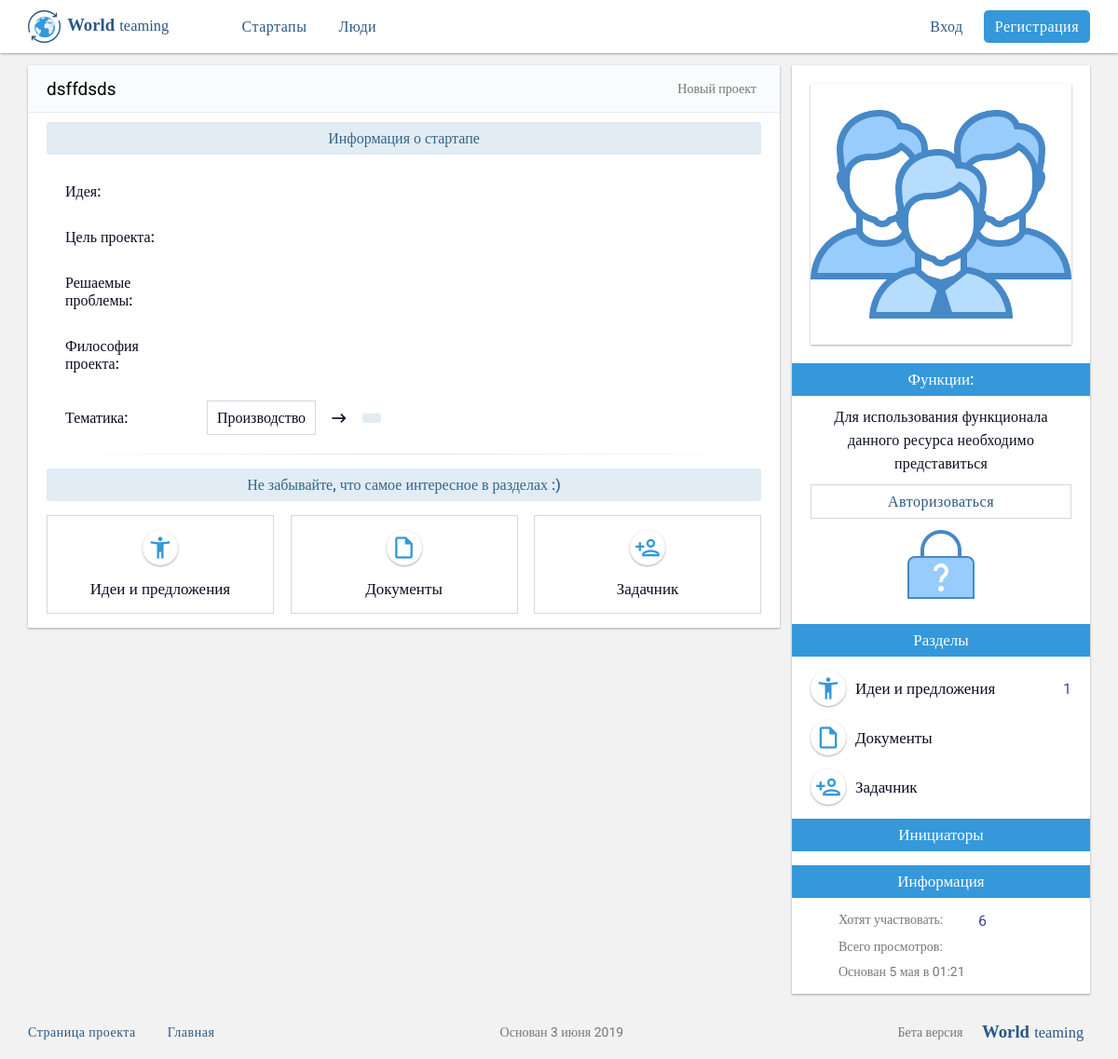
The page /startup-1 on the database its author committed.
### tables this page shows
CREATE TABLE `startups` (
  `id` int(13) NOT NULL,
  `date_born` datetime NOT NULL DEFAULT CURRENT_TIMESTAMP,
  `name` varchar(40) NOT NULL,
  `status` varchar(40) NOT NULL,
  `type` varchar(40) NOT NULL,
  `area` varchar(40) DEFAULT NULL,
  `people` int(13) NOT NULL,
  `views` int(16) DEFAULT NULL,
  `avatar_src` varchar(255) DEFAULT NULL
);

### startup.php (the view, shortened to what the rows shown need)
<?php include "header.php"; $getURLid = $_GET['id']; ?>
<?php
  if ($getURLid == 0 ) {
    echo '<script type="text/javascript">location="index.php"</script>';
  }  else {
$sqlStartup = "SELECT id ,date_born, name, status, type, area, people, views,avatar_src FROM startups WHERE id = :id";
$stmtStartup = $pdo->prepare($sqlStartup);
$stmtStartup->execute([':id' => $getURLid]);
$itemStartup = $stmtStartup->fetchAll(PDO::FETCH_ASSOC);
if (!$itemStartup) { ?>
    <style type="text/css">
      .not_foundSandU {
        width: 300px;
        position: relative;
        top: 70px;
        margin: 0 auto;
      }
      .not_foundSandU img {
        width: 300px;
        display: block;
        box-shadow: 0 1px 3px rgba(0,0,0,0.12), 0 1px 2px rgba(0,0,0,0.24);
      }
    </style>
    <div class="not_foundSandU">
        <img src="static/img/notFound.png">
    </div>
    </body>
    </html>
<?php } else {
$itemsStartup = $itemStartup[0];
$sqlStartupTxt = "SELECT idea ,purpose, problems, philosophy, comment  FROM startups_text WHERE parent_id = :parent_id";
$stmtStartupTxt = $pdo->prepare($sqlStartupTxt);
$stmtStartupTxt->execute([':parent_id' => $getURLid]);
$itemStartupTxt = $stmtStartupTxt->fetchAll(PDO::FETCH_ASSOC);
$itemsStartupTxt = $itemStartupTxt[0];
if ($itemsStartup['avatar_src']) {
    $Avatarka = "avatarsStartups/". $itemsStartup['avatar_src'];
} else {
    $Avatarka = "avatarsStartups/group.jpg";
}
?>
<?php include "static/startup/popupFunctions.php"; ?>
<link rel="stylesheet" type="text/css" href="static/startup/startup.css?v1">
<div class="wrap_with_Fo">
    <div id="startup_wrapper_2divs">
        <div id="startup_wrapper_left">
            <div id="navbar_startups_forum">
                <div id="navbar_startups_wrap_items">
                    <a href="" id="startups_main_UNDERNAME"><h1 class="item_h1_main"><?php echo $itemsStartup['name']; ?></h1></a>
                </div>
                <div class="selectAll"><?php echo $itemsStartup['status']; ?></div>
            </div>
            <div class="startup_wrap_padding">
                <div class="setting_groupWrap"><span>Информация о стартапе</span></div>
                <ul class="startup_about_items_wrap">
                    <li class="startup_about_items_wraPper">
                        <div class="startup_about_Mainitem"><strong>Идея:</strong></div>
                        <div class="startup_about_Appenditem txtControl"><?php echo $itemsStartupTxt['idea']; ?></div>
                    </li>
                    <li class="startup_about_items_wraPper">
                        <div class="startup_about_Mainitem"><strong>Цель проекта:</strong></div>
                        <div class="startup_about_Appenditem txtControl"><?php echo $itemsStartupTxt['purpose']; ?></div>
                    </li>
                    <li class="startup_about_items_wraPper">
                        <div class="startup_about_Mainitem"><strong>Решаемые<br>проблемы:</strong></div>
                        <div class="startup_about_Appenditem txtControl"><?php echo $itemsStartupTxt['problems']; ?></div>
                    </li>
                    <li class="startup_about_items_wraPper">
                        <div class="startup_about_Mainitem"><strong>Философия<br>проекта:</strong></div>
                        <div class="startup_about_Appenditem txtControl"><?php echo $itemsStartupTxt['philosophy']; ?></div>
                    </li>
                    <li class="startup_about_items_wraPper" id="startup_about_items_last">
                        <div class="startup_about_Mainitem"><strong>Тематика:</strong></div>
                        <div class="startup_about_Appenditem">
                            <div class="statrup_categoryBiz_wrap">
                                <div class="cg_MAIN_print"><?php echo $itemsStartup['type']; ?></div>
                                <i class="material-icons tranform_icon">keyboard_backspace</i>
                                <div class="cg_small_WRAPPER_DIV">
                                    <div class="cg_smallITEM"><?php echo $itemsStartup['area']; ?></div>
                                </div>
                            </div>
                        </div>
                    </li>
                </ul>
                <hr class="fancy-line">
                <div class="setting_groupWrapUn">Не забывайте, что самое интересное в разделах :)</div>
                <div class="startup_wrappRetake">
                    <a href="section_idea-<?php echo $getURLid; ?>" class="Retake_bigItem">
                        <div class="Retake_1_item">
                            <i class="material-icons-outlined">accessibility_new</i>
                        </div>
                        <div class="Retake_2_item"><span>Идеи и предложения</span></div>
                        <div class="Retake_3_item"><i class="material-icons">keyboard_backspace</i></div>
                    </a>
                    <a href="section_docs-<?php echo $getURLid; ?>" class="Retake_bigItem">
                        <div class="Retake_1_item">
                            <i class="material-icons-outlined">insert_drive_file</i>
                        </div>
                        <div class="Retake_2_item"><span>Документы</span></div>
                        <div class="Retake_3_item"><i class="material-icons">keyboard_backspace</i></div>
                    </a>
                    <a href="section_task-<?php echo $getURLid; ?>" class="Retake_bigItem">
                        <div class="Retake_1_item">
                            <i class="material-icons-outlined">person_add</i>
                        </div>
                        <div class="Retake_2_item"><span>Задачник</span></div>
                        <div class="Retake_3_item"><i class="material-icons">keyboard_backspace</i></div>
                    </a>
                </div>
            </div>
        </div>
        <div id="startup_wrapper_right">
            <?php include "startupRight.php"; ?>
        </div>
    </div>
<?php include "footer.php"; ?>
<?php } } ?>

### startupRight.php (shortened to what the rows shown need)
<?php  error_reporting(0);
$sqlCounts1 = "SELECT id FROM startup_forums_idea WHERE parent_id=:parent_id";
$stmtCounts1 = $pdo->prepare($sqlCounts1);
$stmtCounts1->execute([':parent_id' => $getURLid]);
$itemCounts1 = $stmtCounts1->fetchAll(PDO::FETCH_ASSOC);
$sqlCountsWant = "SELECT id FROM startup_want_do WHERE parent_id=:parent_id";
$stmtCountsWant = $pdo->prepare($sqlCountsWant);
$stmtCountsWant->execute([':parent_id' => $getURLid]);
$itemCountsWant = $stmtCountsWant->fetchAll(PDO::FETCH_ASSOC);
include_once('phpScripts/functionsAvatar.php');
include_once 'phpScripts/startupDate.php';
$dateWasBord = DateWordSt($itemsStartup['date_born'],"Основан");
?>
<link rel="stylesheet" type="text/css" href="static/startup/startupRight.css">
    <div id="startup_wrapper_img">
        <img src="<?php echo $Avatarka; ?>">
    </div>
    <div id="startup_functions_wrap">
        <div class="startup_right_h2"><h2>Функции:</h2></div>
<div class="startup_wrap_padding">
        <?php if (empty($_SESSION['auth']) || $_SESSION['auth'] == false) { ?>
            <div class="goLoginBlock">Для использования <b>функционала</b> данного ресурса необходимо представиться<a class="goLoginBTN" href="signin">Авторизоваться</a><a href="signin"><center><img style="padding-top: 10px;" src="static/img/goLogin.png"></center></a><span></span></div>
        <?php } else {
        if ($itemverify) {
          if ($itemsverify['verify'] > 1 && $itemsverify['verify'] < 4) { ?>
              <div class="startup_functions_wrapper startup_functionsCALL">
                  <i class="material-icons">whatshot</i>
                  <span>Предложить идею</span>
              </div>
              <div class="startup_functions_wrapper startup_functionsCALL">
                  <i class="material-icons">link</i>
                  <span>Добавить документ</span>
              </div>
              <a href="taskWrite-<?php echo $getURLid; ?>" class="startup_functions_wrapper">
                  <i class="material-icons">add</i>
                  <span>Написать задачу</span>
              </a>
              <?php if ($itemsverify['verify'] == 2) {  ?>
              <?php } else {} if ($itemsverify['verify'] == 3) { ?>
              <div class="wrappH3"><h3 class="startup_right_h3_setting">Управление:</h3></div>
               <a href="update-<?php echo $getURLid; ?>" class="startup_functions_wrapper">
                <i class="material-icons">settings</i>
                <span>Редактировать страницу</span>
               </a>
               <a href="insert-<?php echo $getURLid; ?>" class="startup_functions_wrapper">
                <i class="material-icons">group_add</i>
                <span>Посмотр заявок</span>
               </a>
               <a href="teaming-<?php echo $getURLid; ?>" class="startup_functions_wrapper">
                <i class="material-icons">group_work</i>
                <span>Команда стартапа</span>
               </a>
              <div class="wrappH3"><h3 class="startup_right_h3_setting">Настройки аватарки:</h3></div>
              <form method="post" enctype="multipart/form-data">
                <input type="file" name="file" id="file" style="display: none;">
                <label for="file" class="startup_functions_wrapper" id="btnAddImg">
                    <i class="material-icons">photo_camera</i>
                    <span><?php if ($itemsStartup['avatar_src']) {echo "Обновить";} else {echo "Добавить";} ?> фото</span>
                </label>
                <input type="submit" name="submit" id="startup_sub_foto" style="display: none;" value="Сохранить">
                <span id="needTosave" style="display: none;">Необходимо сохранить</span>
                <script type="text/javascript" src="static/startup/prewiewAvatar.js"></script>
              </form>
              <?php } ?>
              <?php if ($itemsStartup['avatar_src']) { ?>
                <div class="startup_functions_wrapper" id="deleteMy_avatar">
                    <i class="material-icons">delete_outline</i>
                    <span>Удалить аватарку</span>
                    <script type="text/javascript" src="static/startup/deleteAvatarStartup.js"></script>
                </div>
              <?php } else {} ?>
          <?php } else { ?>
            <div class="startup_functions_wrapper startup_functionsCALL">
                <i class="material-icons">whatshot</i>
                <span>Предложить идею</span>
            </div>
            <?php if ($itemsverify['verify'] == 0) { ?>
                <div class="startup_functions_wrapper" id="startup_insertMe">
                    <i class="material-icons startup_functions_wrapperColor startup_functions_wrapperColorColor">done</i>
                    <span>Страница сохранена</span>
                    <button id="startup_delete_Saving" class="startup_btn_del_any" style="display: flex;">
                        <i class="material-icons">delete_outline</i>
                    </button>
                    <script src="static/startup/saveMeStartup.js"></script>
                </div>
                <div class="startup_functions_wrapper startup_functionsCALL" id="startup_btn_WANT">
                    <i class="material-icons">person_add</i>
                    <span>Хочу учавствовать!</span>
                </div>
            <?php } else {} if ($itemsverify['verify'] == 1) { ?>
                 <div class="startup_functions_wrapper">
                    <i class="material-icons">person_add</i>
                    <span>Заявка на участие отправлена</span>
                </div>
            <?php } else {} if ($itemsverify['verify'] == 9) {
                      $sqlDeleterMan = "SELECT parent_id,user_id,who_delete,`date` FROM startup_deleter_people
                                                          WHERE parent_id=:parent_id AND user_id=:user_id";
                      $stmtDeleterMan = $pdo->prepare($sqlDeleterMan);
                      $stmtDeleterMan->execute([':parent_id' => $getURLid, ':user_id' =>$_SESSION['id'] ]);
                      $itemDeleterMan = $stmtDeleterMan->fetchAll(PDO::FETCH_ASSOC);
                      $itemsDeleterMan = $itemDeleterMan[0];
                      $dateDeleter = DateWordSt($itemsDeleterMan['date'],"");
                      $stmtUserFor->execute([':id' => $itemsDeleterMan['who_delete'] ]);
                      $itemDeleterUser = $stmtUserFor->fetchAll(PDO::FETCH_ASSOC);
                      $itemsDeleterUser = $itemDeleterUser[0];
              ?>
                  <div class="deleterBlockSR">К сожалению, вы были удалены из участников данного стартапа<br>
                      <center style="margin-top: 10px;"><img src="static/img/deleter.png"></center>
                      <b>Удалил:</b><center>
                          <a class="item_a_main" href="user-<?php echo $itemsDeleterUser['id']; ?>"><?php echo $itemsDeleterUser['name'] . " " .$itemsDeleterUser['lastname']; ?></a>
                      </center>
                      <span><?php echo $dateDeleter; ?></span>
                  </div>
        <?php } } } } ?>
    </div>
</div>
<div class="startup_right_blocks">
    <div class="startup_right_h2"><h2>Разделы</h2></div>
    <div class="startup_wrap_padding">
        <a href="section_idea-<?php echo $getURLid; ?>" class="startup_right_urlTopic">
            <div class="toForumWrapper">
              <div class="toForumIconLeft">
                <i class="material-icons-outlined">accessibility_new</i>
              </div>
              <div class="toForumItemTxt">Идеи и предложения</div>
            </div>
            <div class="toForumCount"><?php if ($itemCounts1) { echo count($itemCounts1); } else {} ?></div>
        </a>
        <a href="section_docs-<?php echo $getURLid; ?>" class="startup_right_urlTopic">
            <div class="toForumWrapper">
              <div class="toForumIconLeft">
                <i class="material-icons-outlined">insert_drive_file</i>
              </div>
              <div class="toForumItemTxt">Документы</div>
            </div>
        </a>
        <a href="section_task-<?php echo $getURLid; ?>" class="startup_right_urlTopic">
            <div class="toForumWrapper">
              <div class="toForumIconLeft">
                <i class="material-icons-outlined">person_add</i>
              </div>
              <div class="toForumItemTxt">Задачник</div>
            </div>
        </a>
    </div>
</div>
<div class="startup_right_blocks">
    <div class="startup_right_h2"><h2>Инициаторы</h2></div>
    <div class="startup_wrap_padding">
    </div>
    <div class="startup_right_h2"><h2>Информация</h2></div>
    <div class="startup_wrap_padding">
        <div class="startup_right_wrap_items startup_right_people_mt" id="startup_right_people_mtONE">
            <div class="startup_right_item_about">Хотят участвовать:</div>
            <div class="startup_right_item_count"><?php echo count($itemCountsWant); ?></div>
        </div>
        <div class="startup_right_wrap_items startup_right_people_mt">
            <div class="startup_right_item_about">Всего просмотров:</div>
        </div>
        <div class="startup_right_wrap_items startup_right_people_mt">
            <div class="startup_right_item_DATE"><?php echo $dateWasBord; ?></div>
        </div>
      </div>
</div>

### rows shown on the page
startups: name "dsffdsds", status "Новый проект", type "Производство", date_born "Основан 5 мая в 01:21"

### other values the page prints
count($itemCounts1) "1"
count($itemCountsWant) "6"
